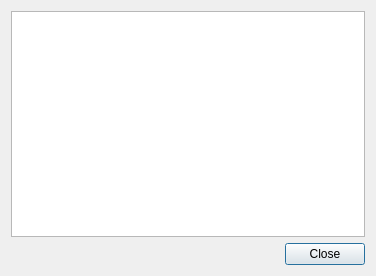
<?xml version="1.0" encoding="UTF-8"?>
<ui version="4.0">
 <class>ProcessManagerDialog</class>
 <widget class="QDialog" name="ProcessManagerDialog">
  <property name="geometry">
   <rect>
    <x>0</x>
    <y>0</y>
    <width>376</width>
    <height>276</height>
   </rect>
  </property>
  <property name="windowTitle">
   <string>CopyQ Process Manager</string>
  </property>
  <layout class="QVBoxLayout" name="verticalLayout">
   <item>
    <widget class="QTableWidget" name="tableWidgetCommands">
     <property name="editTriggers">
      <set>QAbstractItemView::NoEditTriggers</set>
     </property>
     <property name="alternatingRowColors">
      <bool>true</bool>
     </property>
     <property name="sortingEnabled">
      <bool>true</bool>
     </property>
    </widget>
   </item>
   <item>
    <widget class="QDialogButtonBox" name="buttonBox">
     <property name="orientation">
      <enum>Qt::Horizontal</enum>
     </property>
     <property name="standardButtons">
      <set>QDialogButtonBox::Close</set>
     </property>
    </widget>
   </item>
  </layout>
 </widget>
 <resources/>
 <connections>
  <connection>
   <sender>buttonBox</sender>
   <signal>accepted()</signal>
   <receiver>ProcessManagerDialog</receiver>
   <slot>accept()</slot>
   <hints>
    <hint type="sourcelabel">
     <x>248</x>
     <y>254</y>
    </hint>
    <hint type="destinationlabel">
     <x>157</x>
     <y>274</y>
    </hint>
   </hints>
  </connection>
  <connection>
   <sender>buttonBox</sender>
   <signal>rejected()</signal>
   <receiver>ProcessManagerDialog</receiver>
   <slot>reject()</slot>
   <hints>
    <hint type="sourcelabel">
     <x>316</x>
     <y>260</y>
    </hint>
    <hint type="destinationlabel">
     <x>286</x>
     <y>274</y>
    </hint>
   </hints>
  </connection>
 </connections>
</ui>
